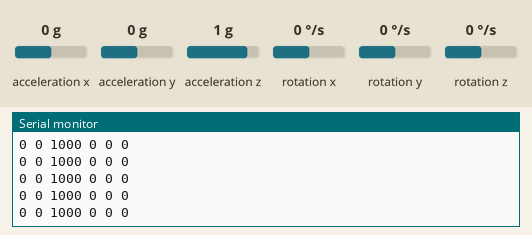
Recording of a sketch running on a simulated Arduino Uno, built with avr-gcc and run on an emulated ATmega328P. On the bench: the last lines printed to the serial monitor. The test bench sets the inputs (shaded band); at power-on: acceleration x 0 g, acceleration y 0 g, acceleration z 1 g, rotation z 0 °/s, rotation x 0 °/s, rotation y 0 °/s.

Above: at 4.2 s.
4.3 s: acceleration x set to -0.8 g
At 5.4 s:
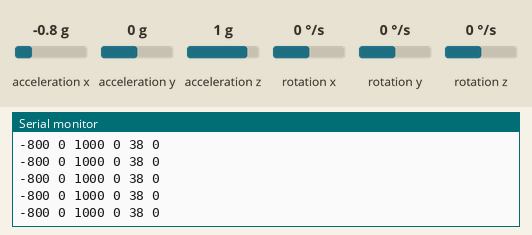
7.3 s: acceleration y set to -1.4 g
At 8.0 s:
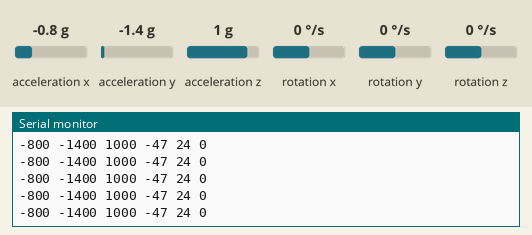
10.3 s: acceleration z set to -1.4 g
At 10.39 s:
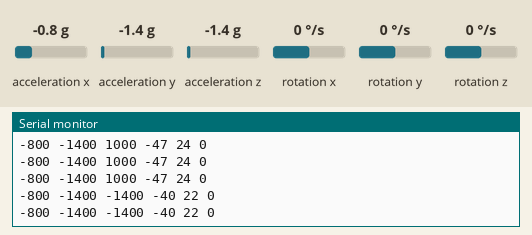
13.3 s: rotation z set to -192 °/s
At 13.32 s:
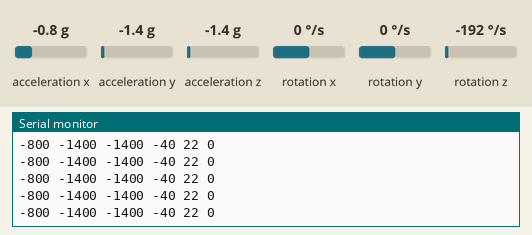
14.8 s: rotation z set to 100 °/s
At 14.82 s:
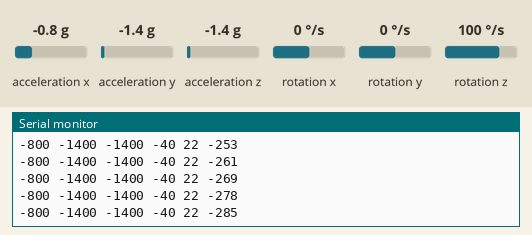
Timing chart, 0 to 17.8 s (numbered marks = the images above; inputs shaded):
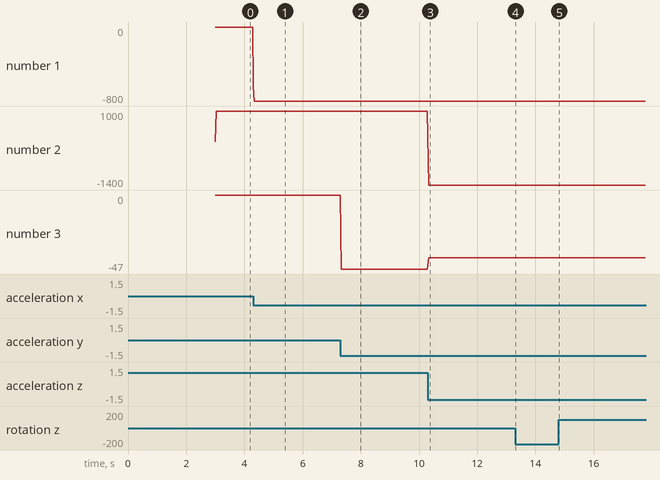

The sketch:

right-hand.ino
```cpp
#include <MPU6050_tockn.h>
#include <Wire.h>
#include <Math.h>
#include <SoftwareSerial.h>
SoftwareSerial Bluetooth(2, 3); //2 <-> Tx , 3 <-> Rx

MPU6050 mpu6050(Wire);

long  timer = 0;
float accX = 0.0;
float accY = 0.0;
float accZ = 0.0;
float accMag = 0.0;

void setup() {
  Serial.begin(9600);
  Wire.begin();
  Bluetooth.begin(9600);
  mpu6050.begin();
  mpu6050.calcGyroOffsets(true);
}

long count = 0;
void loop() {
  mpu6050.update();

  if (millis() - timer > 10) {
    accX = accX / count;
    accY = accY / count;
    accZ = accZ / count;
    accMag = sqrt(pow(accX, 2) + pow(accY, 2) + pow(accZ, 2));

    String signalToSend = String((int)(accX*1000)) + " " + String((int)(accY*1000)) + " " + String((int)(accZ*1000)) + " " \
                        + String((int)mpu6050.getAngleX()) + " " + String((int)mpu6050.getAngleY()) + " " + String((int)mpu6050.getAngleZ()) + "\n";
    Serial.print(signalToSend);
    Bluetooth.print(signalToSend);
    timer = millis();
    accX = 0.0;
    accY = 0.0;
    accZ = 0.0;
    count = 0;
  }
  else {
    accX += mpu6050.getAccX();
    accY += mpu6050.getAccY();
    accZ += mpu6050.getAccZ();
    count++;
  }
}
```

Measured:
- after the input at 4.3 s, the serial monitor: prints a new line at once (image 1)
- after the input at 7.3 s, the serial monitor: prints a new line at once (image 2)
- after the input at 10.3 s, the serial monitor: prints a new line at once (image 3)
- plotted number 1: 0 → -800 after the input at 4.3 s
- plotted number 3: 0 → -47 after the input at 7.3 s, -47 → -40 after the input at 10.3 s
